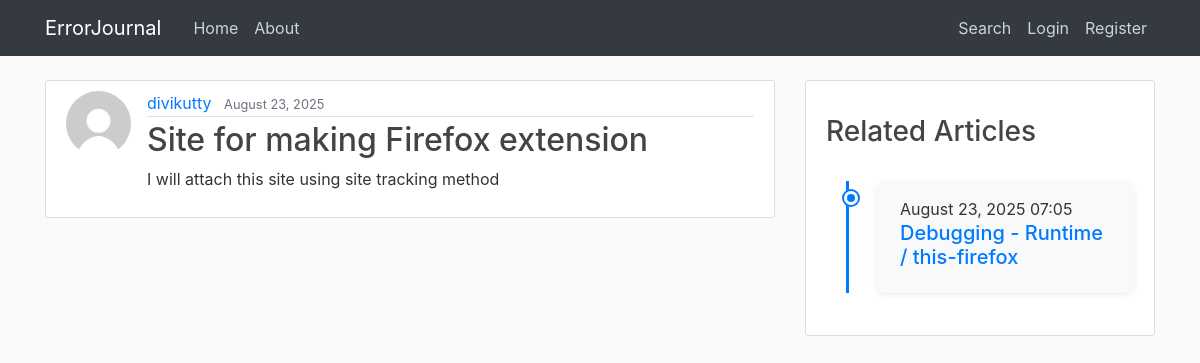
The page /post/9/ on the database as committed earlier.
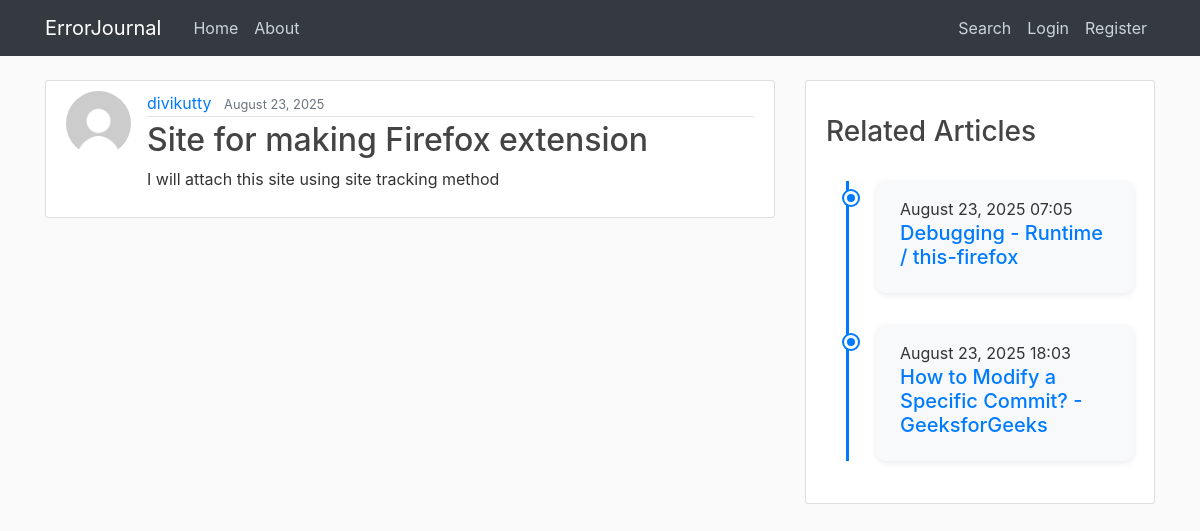
The same page on the database as committed later.
### blog/models.py (models this page shows, shortened)
class ArticleReference(models.Model):
    post = models.ForeignKey(Post, on_delete=models.CASCADE, related_name="articles")
    title = models.CharField(max_length=255)
    url = models.URLField()
    note = models.TextField(blank=True, null=True)
    added_on = models.DateTimeField(auto_now_add=True)

### blog/views.py (the view)
# urls.py: path('post/<int:pk>/', PostDetailView.as_view(),name='posts-detail'),
class PostDetailView(DetailView):
	model = Post

### blog/templates/blog/post_detail.html (shortened to what this page needs)
{% extends "blog/base.html" %}
{% block content %}
	<article class="media content-section">
    <img class="rounded-circle article-img" src="{{object.author.profile.image.url}}">
  <div class="media-body">
    <div class="article-metadata">
      <a class="mr-2" href="{% url 'user-posts' object.author.username %}">{{ object.author }}</a>
      <small class="text-muted">{{ object.date_posted|date:'F d, Y' }}</small>
    </div>
    <h2 class="article-title">{{ object.title }}</h2>
    <p class="article-content">{{ object.content }}</p>
</div>
  </div>
<div class="col-md-4">
  <article class="content-section">
   <h3 class="mt-4">Related Articles</h3>
  {% for article in post.articles.all %}
    <div class="timeline">
    <div class="timeline-item">
      <div class="timeline-dot"></div>
      <div class="timeline-content">
        <span class="time">{{ article.added_on|date:"F d, Y H:i" }}</span>
        <h5><a href="{{ article.url }}" target="_blank">{{ article.title }}</a></h5>
      </div>
    </div>
  {% empty %}
    <p>No articles added yet.</p>
  {% endfor %}
</article>
</div>
{% endblock content %}

Rows that differ between the two databases and show on the page:
added ArticleReference: added_on "August 23, 2025 18:03", title "How to Modify a Specific Commit? - GeeksforGeeks"
